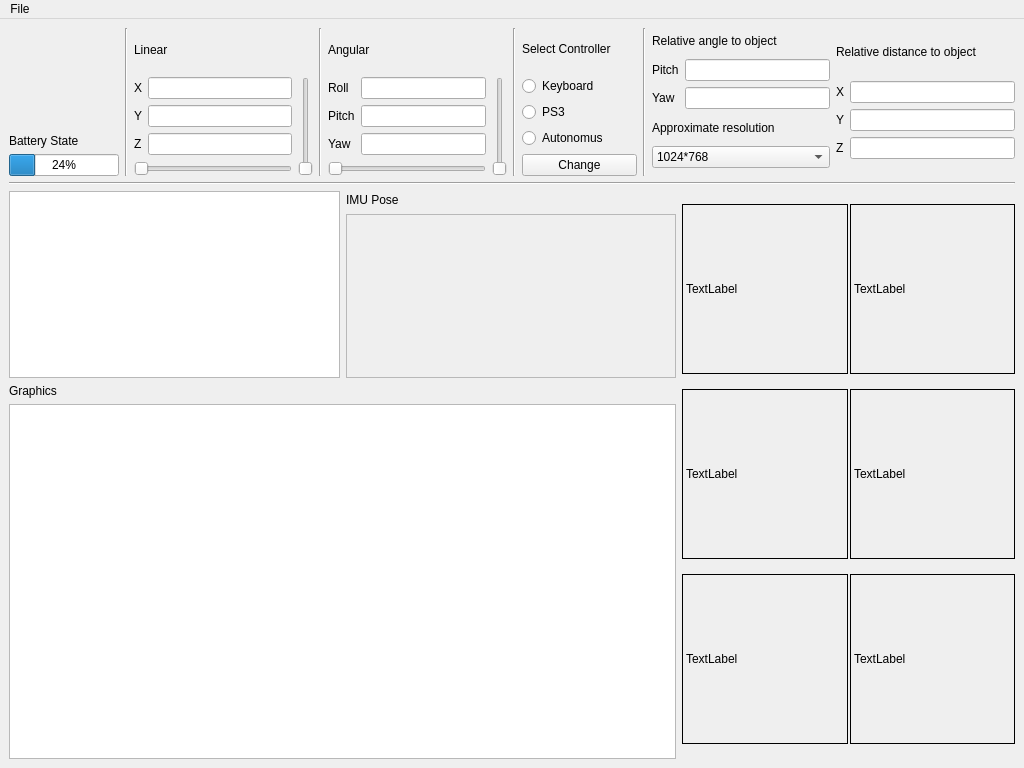
<?xml version="1.0" encoding="UTF-8"?>
<ui version="4.0">
 <class>RoboticsMain</class>
 <widget class="QMainWindow" name="RoboticsMain">
  <property name="geometry">
   <rect>
    <x>0</x>
    <y>0</y>
    <width>1024</width>
    <height>768</height>
   </rect>
  </property>
  <property name="maximumSize">
   <size>
    <width>1920</width>
    <height>1080</height>
   </size>
  </property>
  <property name="windowTitle">
   <string>Robotics Diagnostics and Testing</string>
  </property>
  <property name="windowIcon">
   <iconset resource="Robotics_graphical_ressources.qrc">
    <normaloff>:/Images/Only-Logo.png</normaloff>:/Images/Only-Logo.png</iconset>
  </property>
  <widget class="QWidget" name="centralwidget">
   <property name="maximumSize">
    <size>
     <width>1920</width>
     <height>1000</height>
    </size>
   </property>
   <layout class="QVBoxLayout" name="verticalLayout_3">
    <item>
     <layout class="QHBoxLayout" name="horizontalLayout_4">
      <item>
       <layout class="QVBoxLayout" name="verticalLayout_8">
        <item>
         <widget class="QLabel" name="mr_logo">
          <property name="minimumSize">
           <size>
            <width>110</width>
            <height>100</height>
           </size>
          </property>
          <property name="maximumSize">
           <size>
            <width>110</width>
            <height>100</height>
           </size>
          </property>
          <property name="text">
           <string/>
          </property>
          <property name="pixmap">
           <pixmap resource="Robotics_graphical_ressources.qrc">:/Images/Only-Logo.png</pixmap>
          </property>
          <property name="scaledContents">
           <bool>true</bool>
          </property>
         </widget>
        </item>
        <item>
         <widget class="QLabel" name="bat_lbl">
          <property name="maximumSize">
           <size>
            <width>110</width>
            <height>16777215</height>
           </size>
          </property>
          <property name="text">
           <string>Battery State</string>
          </property>
         </widget>
        </item>
        <item>
         <widget class="QProgressBar" name="battery_progress">
          <property name="maximumSize">
           <size>
            <width>110</width>
            <height>16777215</height>
           </size>
          </property>
          <property name="value">
           <number>24</number>
          </property>
         </widget>
        </item>
       </layout>
      </item>
      <item>
       <widget class="Line" name="line">
        <property name="orientation">
         <enum>Qt::Vertical</enum>
        </property>
       </widget>
      </item>
      <item>
       <layout class="QGridLayout" name="linear_cmd_vel">
        <item row="2" column="0">
         <widget class="QSlider" name="linearHorizantal">
          <property name="orientation">
           <enum>Qt::Horizontal</enum>
          </property>
         </widget>
        </item>
        <item row="1" column="1" rowspan="2">
         <widget class="QSlider" name="linearVertical">
          <property name="orientation">
           <enum>Qt::Vertical</enum>
          </property>
         </widget>
        </item>
        <item row="1" column="0">
         <layout class="QGridLayout" name="gridLayout_2">
          <item row="0" column="1">
           <widget class="QLineEdit" name="linearX"/>
          </item>
          <item row="0" column="0">
           <widget class="QLabel" name="label_11">
            <property name="text">
             <string>X</string>
            </property>
           </widget>
          </item>
          <item row="1" column="1">
           <widget class="QLineEdit" name="linearY"/>
          </item>
          <item row="2" column="1">
           <widget class="QLineEdit" name="linearZ"/>
          </item>
          <item row="1" column="0">
           <widget class="QLabel" name="label_12">
            <property name="text">
             <string>Y</string>
            </property>
           </widget>
          </item>
          <item row="2" column="0">
           <widget class="QLabel" name="label_13">
            <property name="text">
             <string>Z</string>
            </property>
           </widget>
          </item>
         </layout>
        </item>
        <item row="0" column="0">
         <widget class="QLabel" name="label_17">
          <property name="text">
           <string>Linear</string>
          </property>
         </widget>
        </item>
       </layout>
      </item>
      <item>
       <widget class="Line" name="line_2">
        <property name="orientation">
         <enum>Qt::Vertical</enum>
        </property>
       </widget>
      </item>
      <item>
       <layout class="QGridLayout" name="angularcmd_vel">
        <item row="1" column="0">
         <layout class="QGridLayout" name="gridLayout_5">
          <item row="0" column="1">
           <widget class="QLineEdit" name="angularX"/>
          </item>
          <item row="0" column="0">
           <widget class="QLabel" name="label_14">
            <property name="text">
             <string>Roll</string>
            </property>
           </widget>
          </item>
          <item row="1" column="1">
           <widget class="QLineEdit" name="angularY"/>
          </item>
          <item row="2" column="1">
           <widget class="QLineEdit" name="angularZ"/>
          </item>
          <item row="1" column="0">
           <widget class="QLabel" name="label_15">
            <property name="text">
             <string>Pitch</string>
            </property>
           </widget>
          </item>
          <item row="2" column="0">
           <widget class="QLabel" name="label_16">
            <property name="text">
             <string>Yaw</string>
            </property>
           </widget>
          </item>
         </layout>
        </item>
        <item row="1" column="1" rowspan="2">
         <widget class="QSlider" name="angularVertical">
          <property name="orientation">
           <enum>Qt::Vertical</enum>
          </property>
         </widget>
        </item>
        <item row="2" column="0">
         <widget class="QSlider" name="angularHorizantal">
          <property name="orientation">
           <enum>Qt::Horizontal</enum>
          </property>
         </widget>
        </item>
        <item row="0" column="0">
         <widget class="QLabel" name="label_18">
          <property name="text">
           <string>Angular</string>
          </property>
         </widget>
        </item>
       </layout>
      </item>
      <item>
       <widget class="Line" name="line_3">
        <property name="orientation">
         <enum>Qt::Vertical</enum>
        </property>
       </widget>
      </item>
      <item>
       <layout class="QVBoxLayout" name="controller_select">
        <item>
         <widget class="QLabel" name="label_19">
          <property name="minimumSize">
           <size>
            <width>115</width>
            <height>0</height>
           </size>
          </property>
          <property name="maximumSize">
           <size>
            <width>115</width>
            <height>16777215</height>
           </size>
          </property>
          <property name="text">
           <string>Select Controller</string>
          </property>
         </widget>
        </item>
        <item>
         <widget class="QRadioButton" name="keyboardControl">
          <property name="minimumSize">
           <size>
            <width>115</width>
            <height>0</height>
           </size>
          </property>
          <property name="maximumSize">
           <size>
            <width>115</width>
            <height>16777215</height>
           </size>
          </property>
          <property name="text">
           <string>Keyboard</string>
          </property>
         </widget>
        </item>
        <item>
         <widget class="QRadioButton" name="manualControl">
          <property name="minimumSize">
           <size>
            <width>115</width>
            <height>0</height>
           </size>
          </property>
          <property name="maximumSize">
           <size>
            <width>115</width>
            <height>16777215</height>
           </size>
          </property>
          <property name="text">
           <string>PS3</string>
          </property>
         </widget>
        </item>
        <item>
         <widget class="QRadioButton" name="autonomousControl">
          <property name="minimumSize">
           <size>
            <width>115</width>
            <height>0</height>
           </size>
          </property>
          <property name="maximumSize">
           <size>
            <width>115</width>
            <height>16777215</height>
           </size>
          </property>
          <property name="text">
           <string>Autonomus</string>
          </property>
         </widget>
        </item>
        <item>
         <widget class="QPushButton" name="attemptPS3">
          <property name="minimumSize">
           <size>
            <width>115</width>
            <height>0</height>
           </size>
          </property>
          <property name="maximumSize">
           <size>
            <width>115</width>
            <height>16777215</height>
           </size>
          </property>
          <property name="text">
           <string>Change</string>
          </property>
         </widget>
        </item>
       </layout>
      </item>
      <item>
       <widget class="Line" name="line_4">
        <property name="orientation">
         <enum>Qt::Vertical</enum>
        </property>
       </widget>
      </item>
      <item>
       <layout class="QVBoxLayout" name="cv_data">
        <item>
         <widget class="QLabel" name="label_6">
          <property name="maximumSize">
           <size>
            <width>16777215</width>
            <height>17</height>
           </size>
          </property>
          <property name="text">
           <string>Relative angle to object</string>
          </property>
         </widget>
        </item>
        <item>
         <layout class="QGridLayout" name="gridLayout_3">
          <item row="1" column="0">
           <widget class="QLabel" name="label_20">
            <property name="text">
             <string>Yaw</string>
            </property>
           </widget>
          </item>
          <item row="0" column="0">
           <widget class="QLabel" name="label_21">
            <property name="text">
             <string>Pitch</string>
            </property>
           </widget>
          </item>
          <item row="0" column="1">
           <widget class="QLineEdit" name="cv_rel_pitch"/>
          </item>
          <item row="1" column="1">
           <widget class="QLineEdit" name="cv_rel_yaw"/>
          </item>
         </layout>
        </item>
        <item>
         <widget class="QLabel" name="label_5">
          <property name="maximumSize">
           <size>
            <width>16777215</width>
            <height>17</height>
           </size>
          </property>
          <property name="text">
           <string>Approximate resolution</string>
          </property>
         </widget>
        </item>
        <item>
         <widget class="QComboBox" name="resSelect">
          <property name="toolTip">
           <string>&lt;html&gt;&lt;head/&gt;&lt;body&gt;&lt;p&gt;Approximate resolution to set the size of the video displays&lt;/p&gt;&lt;/body&gt;&lt;/html&gt;</string>
          </property>
          <item>
           <property name="text">
            <string>1024*768</string>
           </property>
          </item>
          <item>
           <property name="text">
            <string>1280*720</string>
           </property>
          </item>
          <item>
           <property name="text">
            <string>1920x1080</string>
           </property>
          </item>
         </widget>
        </item>
       </layout>
      </item>
      <item>
       <layout class="QVBoxLayout" name="verticalLayout_7">
        <item>
         <widget class="QLabel" name="label_7">
          <property name="maximumSize">
           <size>
            <width>16777215</width>
            <height>17</height>
           </size>
          </property>
          <property name="text">
           <string>Relative distance to object</string>
          </property>
         </widget>
        </item>
        <item>
         <layout class="QGridLayout" name="gridLayout">
          <item row="0" column="1">
           <widget class="QLineEdit" name="cv_rel_x"/>
          </item>
          <item row="2" column="1">
           <widget class="QLineEdit" name="cv_rel_z"/>
          </item>
          <item row="1" column="1">
           <widget class="QLineEdit" name="cv_rel_y"/>
          </item>
          <item row="0" column="0">
           <widget class="QLabel" name="label_8">
            <property name="text">
             <string>X</string>
            </property>
           </widget>
          </item>
          <item row="1" column="0">
           <widget class="QLabel" name="label_9">
            <property name="text">
             <string>Y</string>
            </property>
           </widget>
          </item>
          <item row="2" column="0">
           <widget class="QLabel" name="label_10">
            <property name="text">
             <string>Z</string>
            </property>
           </widget>
          </item>
         </layout>
        </item>
       </layout>
      </item>
     </layout>
    </item>
    <item>
     <widget class="Line" name="line_5">
      <property name="orientation">
       <enum>Qt::Horizontal</enum>
      </property>
     </widget>
    </item>
    <item>
     <layout class="QHBoxLayout" name="horizontalLayout_2" stretch="2,1">
      <item>
       <layout class="QVBoxLayout" name="verticalLayout_2" stretch="1,2">
        <item>
         <layout class="QHBoxLayout" name="horizontalLayout" stretch="1,1">
          <item>
           <widget class="QTextEdit" name="logObject">
            <property name="minimumSize">
             <size>
              <width>0</width>
              <height>0</height>
             </size>
            </property>
           </widget>
          </item>
          <item>
           <layout class="QVBoxLayout" name="verticalLayout_4">
            <item>
             <widget class="QLabel" name="label_4">
              <property name="maximumSize">
               <size>
                <width>16777215</width>
                <height>17</height>
               </size>
              </property>
              <property name="text">
               <string>IMU Pose</string>
              </property>
             </widget>
            </item>
            <item>
             <widget class="QFrame" name="frame">
              <property name="minimumSize">
               <size>
                <width>0</width>
                <height>0</height>
               </size>
              </property>
              <property name="frameShape">
               <enum>QFrame::StyledPanel</enum>
              </property>
              <property name="frameShadow">
               <enum>QFrame::Raised</enum>
              </property>
              <widget class="QWidget" name="verticalLayoutWidget">
               <property name="geometry">
                <rect>
                 <x>0</x>
                 <y>0</y>
                 <width>521</width>
                 <height>201</height>
                </rect>
               </property>
               <layout class="QVBoxLayout" name="verticalLayout">
                <property name="sizeConstraint">
                 <enum>QLayout::SetMaximumSize</enum>
                </property>
               </layout>
              </widget>
             </widget>
            </item>
           </layout>
          </item>
         </layout>
        </item>
        <item>
         <layout class="QVBoxLayout" name="verticalLayout123">
          <item>
           <widget class="QLabel" name="label">
            <property name="maximumSize">
             <size>
              <width>16777215</width>
              <height>17</height>
             </size>
            </property>
            <property name="text">
             <string>Graphics</string>
            </property>
           </widget>
          </item>
          <item>
           <widget class="GraphicsLayoutWidget" name="imugraphics">
            <property name="enabled">
             <bool>true</bool>
            </property>
            <property name="minimumSize">
             <size>
              <width>0</width>
              <height>0</height>
             </size>
            </property>
            <property name="maximumSize">
             <size>
              <width>1920</width>
              <height>980</height>
             </size>
            </property>
           </widget>
          </item>
         </layout>
        </item>
       </layout>
      </item>
      <item>
       <layout class="QGridLayout" name="vidArray" rowstretch="1,1,1" columnstretch="1,1">
        <property name="sizeConstraint">
         <enum>QLayout::SetMaximumSize</enum>
        </property>
        <property name="spacing">
         <number>2</number>
        </property>
        <item row="1" column="1">
         <widget class="QLabel" name="postRight">
          <property name="maximumSize">
           <size>
            <width>190</width>
            <height>170</height>
           </size>
          </property>
          <property name="frameShape">
           <enum>QFrame::Box</enum>
          </property>
          <property name="text">
           <string>TextLabel</string>
          </property>
          <property name="scaledContents">
           <bool>true</bool>
          </property>
         </widget>
        </item>
        <item row="0" column="0">
         <widget class="QLabel" name="preLeft">
          <property name="maximumSize">
           <size>
            <width>190</width>
            <height>170</height>
           </size>
          </property>
          <property name="frameShape">
           <enum>QFrame::Box</enum>
          </property>
          <property name="text">
           <string>TextLabel</string>
          </property>
          <property name="scaledContents">
           <bool>true</bool>
          </property>
         </widget>
        </item>
        <item row="0" column="1">
         <widget class="QLabel" name="postLeft">
          <property name="maximumSize">
           <size>
            <width>190</width>
            <height>170</height>
           </size>
          </property>
          <property name="frameShape">
           <enum>QFrame::Box</enum>
          </property>
          <property name="text">
           <string>TextLabel</string>
          </property>
          <property name="scaledContents">
           <bool>true</bool>
          </property>
         </widget>
        </item>
        <item row="1" column="0">
         <widget class="QLabel" name="preRight">
          <property name="maximumSize">
           <size>
            <width>190</width>
            <height>170</height>
           </size>
          </property>
          <property name="frameShape">
           <enum>QFrame::Box</enum>
          </property>
          <property name="text">
           <string>TextLabel</string>
          </property>
          <property name="scaledContents">
           <bool>true</bool>
          </property>
         </widget>
        </item>
        <item row="2" column="1">
         <widget class="QLabel" name="posBottom">
          <property name="maximumSize">
           <size>
            <width>190</width>
            <height>170</height>
           </size>
          </property>
          <property name="frameShape">
           <enum>QFrame::Box</enum>
          </property>
          <property name="text">
           <string>TextLabel</string>
          </property>
          <property name="scaledContents">
           <bool>true</bool>
          </property>
         </widget>
        </item>
        <item row="2" column="0">
         <widget class="QLabel" name="preBottom">
          <property name="maximumSize">
           <size>
            <width>190</width>
            <height>170</height>
           </size>
          </property>
          <property name="frameShape">
           <enum>QFrame::Box</enum>
          </property>
          <property name="text">
           <string>TextLabel</string>
          </property>
          <property name="scaledContents">
           <bool>true</bool>
          </property>
         </widget>
        </item>
       </layout>
      </item>
     </layout>
    </item>
   </layout>
  </widget>
  <widget class="QMenuBar" name="menubar">
   <property name="geometry">
    <rect>
     <x>0</x>
     <y>0</y>
     <width>1024</width>
     <height>25</height>
    </rect>
   </property>
   <widget class="QMenu" name="menuFile">
    <property name="title">
     <string>File</string>
    </property>
    <addaction name="actionQuit"/>
   </widget>
   <addaction name="menuFile"/>
  </widget>
  <action name="actionQuit">
   <property name="text">
    <string>Quit</string>
   </property>
   <property name="shortcut">
    <string>Ctrl+Q</string>
   </property>
  </action>
 </widget>
 <customwidgets>
  <customwidget>
   <class>GraphicsLayoutWidget</class>
   <extends>QGraphicsView</extends>
   <header>pyqtgraph</header>
  </customwidget>
 </customwidgets>
 <resources>
  <include location="Robotics_graphical_ressources.qrc"/>
 </resources>
 <connections>
  <connection>
   <sender>actionQuit</sender>
   <signal>triggered()</signal>
   <receiver>RoboticsMain</receiver>
   <slot>close()</slot>
   <hints>
    <hint type="sourcelabel">
     <x>-1</x>
     <y>-1</y>
    </hint>
    <hint type="destinationlabel">
     <x>511</x>
     <y>383</y>
    </hint>
   </hints>
  </connection>
 </connections>
</ui>
